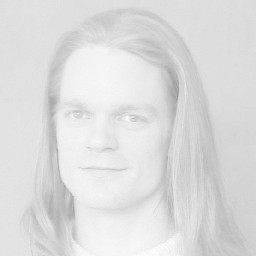
#> input picture low_cont1.png, 256 x 256 px
$ python DIP2.py
#> lines starting #> are read from the running program, lines starting #| are printed output that depends on the picture
#Contrast Stretching
import numpy as np
import cv2
img = cv2.imread("low_cont1.png",0)
#> img is the input picture: shape (256, 256); min 143, max 253, mean 220.5
Lmax = 255
Lmin = 0
Mmax = np.max(img)
#> Mmax = 253
Mmin = np.min(img)
#> Mmin = 143
streched_img = img.copy()
height,width = img.shape
#> height = 256; width = 256
for i in range(height):
    for j in range(width):
        pixel = streched_img[i,j]
        pixel = ((pixel-Mmin)*((Lmax-Lmin)/(Mmax-Mmin)))+(Lmin)
        streched_img[i,j] = pixel
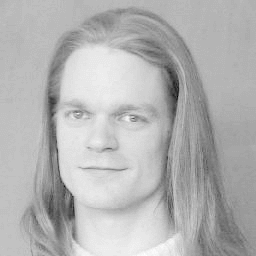
#> streched_img: shape (256, 256); min 0, max 255, mean 179.1

cv2.imwrite("After_Strech.png",streched_img)
